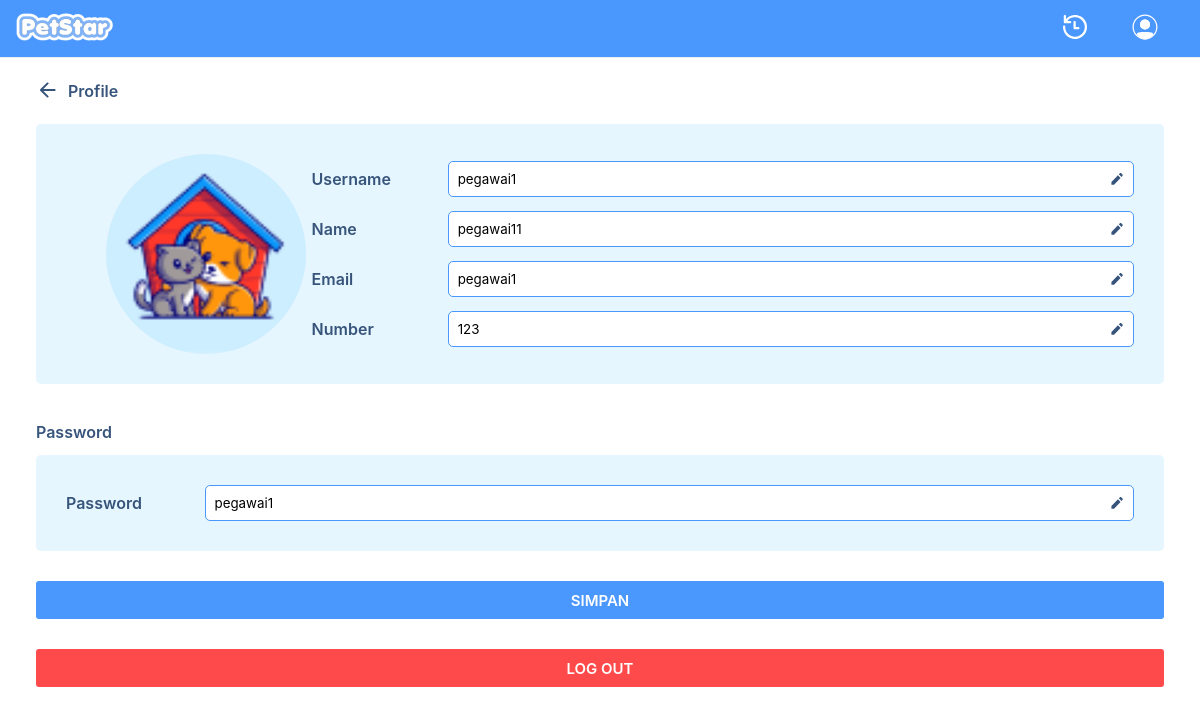
The page /front/ubahProfile.php?ID_USER=2 (signed in) on the database its author committed.
### tables this page shows
CREATE TABLE `tabel_user` (
  `ID_USER` int(255) NOT NULL,
  `FOTO` varchar(255) NOT NULL,
  `USERNAME` varchar(255) NOT NULL,
  `PASSWORD` varchar(255) NOT NULL,
  `NAMA` varchar(255) NOT NULL,
  `EMAIL` varchar(255) NOT NULL,
  `NUMBER` int(14) NOT NULL,
  `LEVEL` varchar(255) NOT NULL
);

### front/ubahProfile.php (the view, shortened to what this page needs)
<?php
    include "koneksi.php";
    $ID_USER = $_GET['ID_USER'];
    $query = mysqli_query($koneksi, "SELECT * FROM tabel_user WHERE ID_USER = $ID_USER");
    $user = mysqli_fetch_assoc($query);
?>
<!DOCTYPE html>
<html lang="en">
<head>
  <link rel="stylesheet" href="css/profile.css">
</head>
<body>
  <header>
    <nav>
      <div class="logo">
        <a href="home.php" target="_blank" rel="noopener noreferrer"><img src="img/petstar.png" alt="" width="50%"></a>
      </div>
      <div class="menu">
        <a href="#"><img src="img/history.svg" alt="nama-user" width="75%"></a>
        <a href="profile.php"><img src="img/user-white.svg" alt="setting" width="75%"></a>
    </nav>
  </header>
  <main>
    <div class="title-container">
      <a href="home.php" target="_blank" rel="noopener noreferrer">
        <img src="img/left-arrow.svg" alt="back" width="24px">
      </a>
      <p class="profile-title">Profile</p>
    </div>
    <form action="prosesubahProfile.php" method="POST">
      <div class="profile-data">
        <div class="profile-pict-container">
          <img src="./aset/<?php echo $user['FOTO']; ?>" alt="profile" class="profile-pict">
        </div>
        <div class="profile-form">
          <div class="form-flex">
            <p class="label">Username</p>
            <div class="input-form-container">
              <input type="text" name = "username" class="input-form" value = "<?php echo $user['USERNAME']?>">
              <img src="img/pen.svg" alt="edit" class="edit-icon">
            </div>
          </div>
          <div class="name form-flex">
            <p class="label">Name</p>
            <div class="input-form-container">
              <input type="text" name = "nama" class="input-form" value = "<?php echo $user['NAMA']?>">
              <img src="img/pen.svg" alt="edit" class="edit-icon">
            </div>
          </div>
          <div class="email form-flex">
            <p class="label">Email</p>
            <div class="input-form-container">
              <input type="text" name = "email" class="input-form" value = "<?php echo $user['EMAIL']?>">
              <img src="img/pen.svg" alt="edit" class="edit-icon">
            </div>
          </div>
          <div class="number form-flex">
            <p class="label">Number</p>
            <div class="input-form-container">
              <input type="text" name = "number" class="input-form" value = "<?php echo $user['NUMBER']?>">
              <img src="img/pen.svg" alt="edit" class="edit-icon">
            </div>
          </div>
        </div>
      </div>
      <h2 class="account-title profile-title">Password</h2>
      <div class="account-data">
        <div class="form-flex">
          <p class="password label">Password</p>
          <div class="input-form-container">
            <input type="text" name = "password" class="input-form" value = "<?php echo $user['PASSWORD']?>">
            <img src="img/pen.svg" alt="edit" class="edit-icon">
          </div>
        </div>
      </div>
      <input type="button" value="SIMPAN" class="save-data" onclick="confirmPoppup()">
    </form>
    <input type="button" value="LOG OUT" class="logout" onclick="logoutPoppup();">
  </main>
</body>
</html>

### front/css/profile.css (style rules this page uses)
html, body, div, span, applet, object, iframe, h1, h2, h3, h4, h5, h6, p, blockquote, pre, a, abbr, acronym, address, big, cite, code, del, dfn, em, img, ins, kbd, q, s, samp, small, strike, strong, sub, sup, tt, var, b, u, i, center, dl, dt, dd, ol, ul, li, fieldset, form, label, legend, table, caption, tbody, tfoot, thead, tr, th, td, article, aside, canvas, details, embed, figure, figcaption, footer, header, hgroup, menu, nav, output, ruby, section, summary, time, mark, audio, video { margin: 0; padding: 0; border: 0; font-size: 100%; font: inherit; vertical-align: baseline; }
article, aside, details, figcaption, figure, footer, header, hgroup, menu, nav, section { display: block; }
body { line-height: 1; }
* { font-family: 'Inter', sans-serif; }
main { margin: 0 3vw; }
nav { display: flex; flex-direction: row; padding: 0 16px; background-color:rgba(74, 151, 254, 1); box-sizing: border-box; border-bottom:1px solid #EEEEEE; }
nav .logo { display: flex; align-items: center; margin-right: auto; }
nav .menu { display: flex; flex-direction: row; align-items: center; }
nav .menu a { text-decoration: none; padding: 12px 16px; font-family: 'Inter', sans-serif ; font-size: 18px; font-weight: 500; }
nav .menu img { width: 30px; margin-right: 8px; }
.title-container { margin-top: 20px; display: flex; flex-direction: row; align-items: center; }
.profile-title { display: inline-block; color: rgba(55, 84, 123, 1); font-weight: 600; margin-left: 8px; font-size: 16px; height: 100%; }
.profile-data { display: flex; margin-top: 20px; flex-direction: row; background-color: rgba(230, 246, 255, 1); border-radius: 5px; padding: 30px 30px 30px 70px; }
.profile-pict-container { display: flex; flex-basis: 20%; }
.profile-pict { width: 200px; height: 200px; object-fit: cover; border-radius: 50%; }
.profile-form { display: flex; justify-content: space-around; flex-direction: column; flex-grow: 1; }
.form-flex { display: flex; flex-direction: row; align-items: center; }
.label { color: rgba(55, 84, 123, 1); font-weight: 600; font-size: 16px; flex-basis: 20%; }
.input-form-container { background-color: white; display: flex; flex-direction: row; align-items: center; border-radius: 5px; border: 1px solid rgba(74, 151, 254, 1); padding: 2px; flex-basis: 100%; height: 30px; }
.input-form { border: none; outline: none; flex-grow: 1; margin: 0 5px; }
.edit-icon { width: 12px; height: 12px; margin-right: 8px; }
.account-title { margin: 40px 0 15px 0; }
.account-data { background-color: rgba(230, 246, 255, 1); border-radius: 5px; padding: 30px; }
.password { flex-basis: 15%; }
.save-data { margin-top: 30px; width: 100%; background-color: rgba(74, 151, 254, 1); height: 38px; border-radius: 3px; font-weight: 600; color: white; border: none; font-size: 15px; transition: background-color 0.2s; }
.logout { margin-top: 30px; width: 100%; background-color: rgba(254, 74, 74, 1); height: 38px; border-radius: 3px; font-weight: 600; color: white; border: none; font-size: 15px; transition: background-color 0.2s; }

### rows shown on the page
tabel_user: FOTO (picture), username "pegawai1", nama "pegawai11", email "pegawai1", number "123", password "pegawai1"
